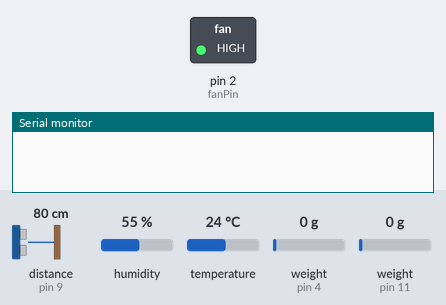
Bench run of a sketch on a simulated Arduino Uno, built with avr-gcc and run on an emulated ATmega328P. Shown: switched loads named in the sketch (green lamp = pin HIGH), the last lines printed to the serial monitor. Wiring (inferred from the names in the program): ultrasonic range finder: trigger pin 8; echo pin 9. Inputs (shaded band) come from the test bench; at power-on: humidity 55 %, distance to the obstacle (sensor on pin 9) 80 cm, temperature 24 °C, weight on the scale (sensors on pin 4, pin 11) 0 g. The echo pulse lasts 58.3 µs per cm; pins used as bus, display or sensor lines are not drawn.

Above: at 3.2 s.
3.3 s: humidity set to 59 %
7.5 s: humidity set to 62 %
At 9.0 s:
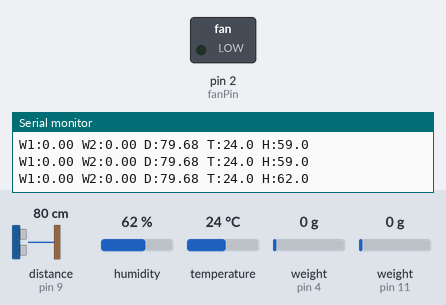
10.1 s: humidity set to 22 %
At 13.2 s:
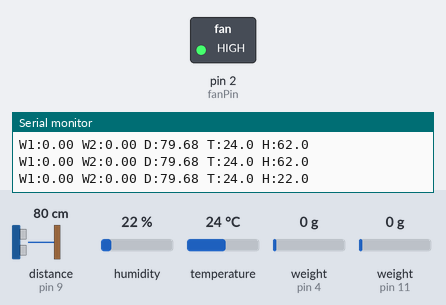
13.5 s: humidity set to 68 %
At 15.5 s:
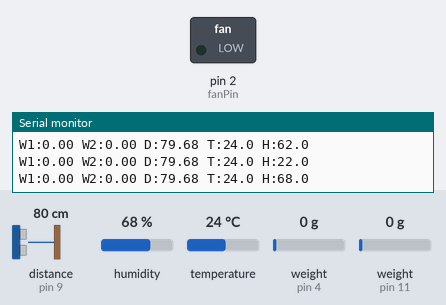
Timing chart, 0 to 17.0 s (numbered marks = the images above; inputs shaded):
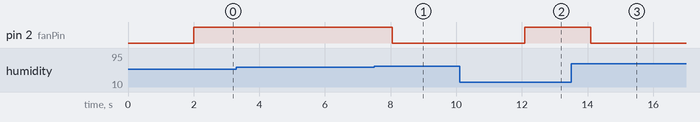

The sketch:

slave_version_1.ino
```cpp
#include "HX711.h"
#include <DHT22.h>

// ----------------- LOAD CELLS ------------------

// Load cell 1
#define DOUT1 4
#define SCK1 5

// Load cell 2
#define DOUT2 11
#define SCK2 12

HX711 scale1;
HX711 scale2;

// Calibration values
#define SCALE1  -104.436119
#define OFFSET1  412772

#define SCALE2  -60.797107
#define OFFSET2 -156361

// ----------------- ULTRASONIC ------------------
#define TRIG_PIN 8
#define ECHO_PIN 9

// ----------------- DHT22 SENSOR ----------------
#define DHT_PIN 6
DHT22 dht(DHT_PIN);

// ----------------- FAN -------------------------
const int fanPin = 2;

// ----------------- Timing ----------------------
unsigned long lastSend = 0;
const unsigned long interval = 1000; // send every 1 second

// ---------- Ultrasonic reading ----------
float getDistanceCM() {
  digitalWrite(TRIG_PIN, LOW);
  delayMicroseconds(2);

  digitalWrite(TRIG_PIN, HIGH);
  delayMicroseconds(10);
  digitalWrite(TRIG_PIN, LOW);

  long duration = pulseIn(ECHO_PIN, HIGH);
  float distance = duration * 0.0343 / 2.0; // cm
  return distance;
}

void setup() {
  Serial.begin(9600); // send to master

  // Load cells
  scale1.begin(DOUT1, SCK1);
  scale2.begin(DOUT2, SCK2);

  scale1.set_scale(SCALE1);
  scale1.set_offset(OFFSET1);
  scale1.tare(); // zeroing

  scale2.set_scale(SCALE2);
  scale2.set_offset(OFFSET2);
  scale2.tare();

  // Ultrasonic
  pinMode(TRIG_PIN, OUTPUT);
  pinMode(ECHO_PIN, INPUT);

  // Fan
  pinMode(fanPin, OUTPUT);
  digitalWrite(fanPin, HIGH); // default OFF
}

void loop() {
  unsigned long currentMillis = millis();
  if (currentMillis - lastSend >= interval) {
    lastSend = currentMillis;

    // ----- Read sensors -----
    float weight1 = scale1.get_units(10);
    float weight2 = scale2.get_units(10);
    float totalWeight = weight1 + weight2;

    float distance = getDistanceCM();
    float temperature = dht.getTemperature();
    float humidity = dht.getHumidity();

    // ----- Fan control -----
    if (temperature > 30 || humidity > 60) {
      digitalWrite(fanPin, LOW); // turn on
    } else {
      digitalWrite(fanPin, HIGH); // turn off
    }

    // ----- Send to Master -----
    // Format: "W:xx.xx W2:yy.yy D:zz.zz T:aa.aa H:bb.bb"
    Serial.print("W1:");
    Serial.print(weight1, 2);
    Serial.print(" W2:");
    Serial.print(weight2, 2);
    Serial.print(" D:");
    Serial.print(distance, 2);
    Serial.print(" T:");
    Serial.print(temperature, 1);
    Serial.print(" H:");
    Serial.println(humidity, 1);
  }
}
```

Measured:
- the behaviour switches between 60 and 61 % on humidity (found by bisection; images 0 and 1)
- after the input at 7.5 s, pin 2 (fanPin): HIGH → LOW after 0.55 s
- after the input at 10.1 s, pin 2 (fanPin): LOW → HIGH after 2.0 s
- after the input at 13.5 s, pin 2 (fanPin): HIGH → LOW after 0.60 s
